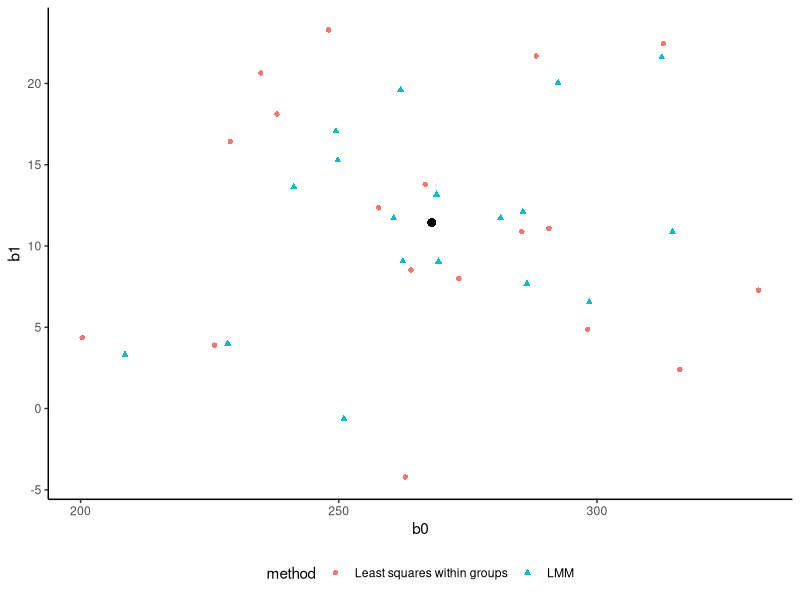

Write R code to recreate this figure.
## ---- chunk 1
library(lme4)
library(tidyverse)

sleep_study <- sleepstudy |>
  filter(Days >= 2) |>
  mutate(Days = Days - 2)

m1 <- lmer(Reaction ~ Days + (Days|Subject), sleep_study)

Gi <- Matrix::bdiag(VarCorr(m1))
## ---- chunk 2
lmm_ests <- coef(m1)$Subject
colnames(lmm_ests) <- c("b0", "b1")
lmm_ests <- lmm_ests |>
  mutate(Subject = sort(unique(sleep_study$Subject))) |>
  select(Subject, b0, b1) |>
  mutate(method = "LMM")

ls_coefs <- matrix(nrow=18, ncol=2)
for(i in seq_along(unique(sleep_study$Subject))){
  sub_data <- sleep_study |>
    filter(Subject == unique(sleep_study$Subject)[i])
  m_sub <- lm(Reaction ~ Days, data = sub_data)
  ls_coefs[i,] <- coef(m_sub)
}

data.frame(Subject = unique(sleep_study$Subject),
           b0 = ls_coefs[,1],
           b1 = ls_coefs[,2],
           method = "Least squares within groups") |>
  rbind(lmm_ests) |>
  ggplot(aes(x = b0, y = b1)) +
  geom_point(aes(color = method, shape = method)) +
  theme_classic() +
  geom_point(aes(x=268, y=11.44), size=2) +
  theme(legend.position = "bottom")
